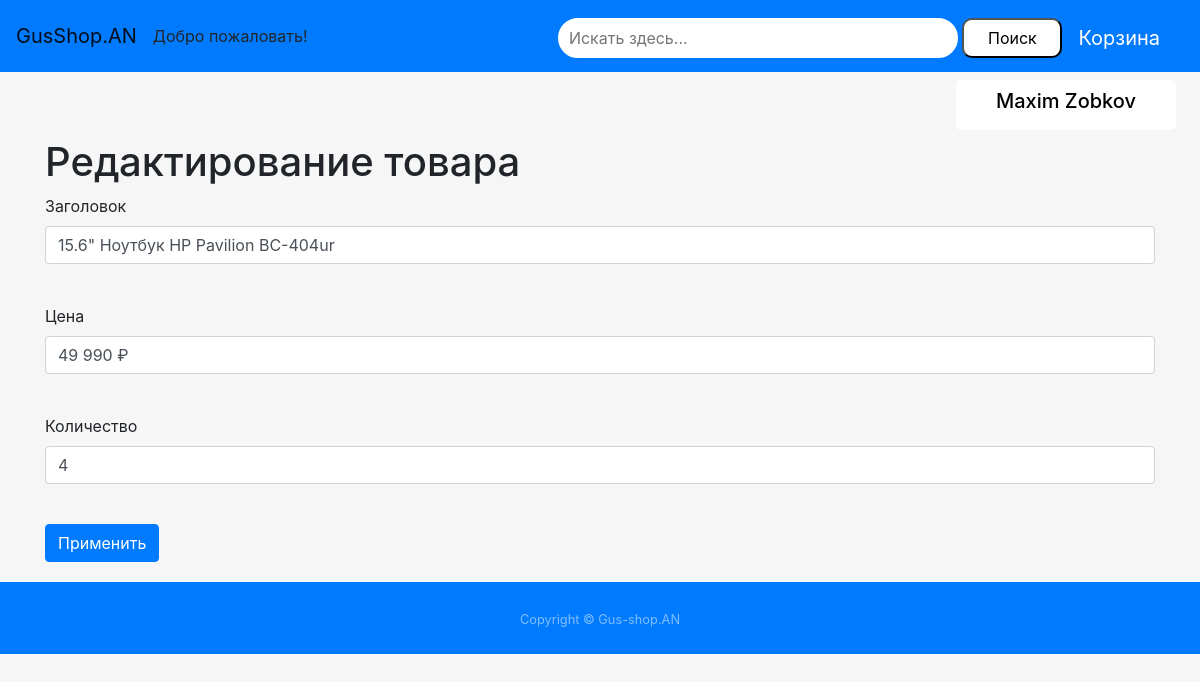
Page /items/1 (signed in) on the earlier database version.
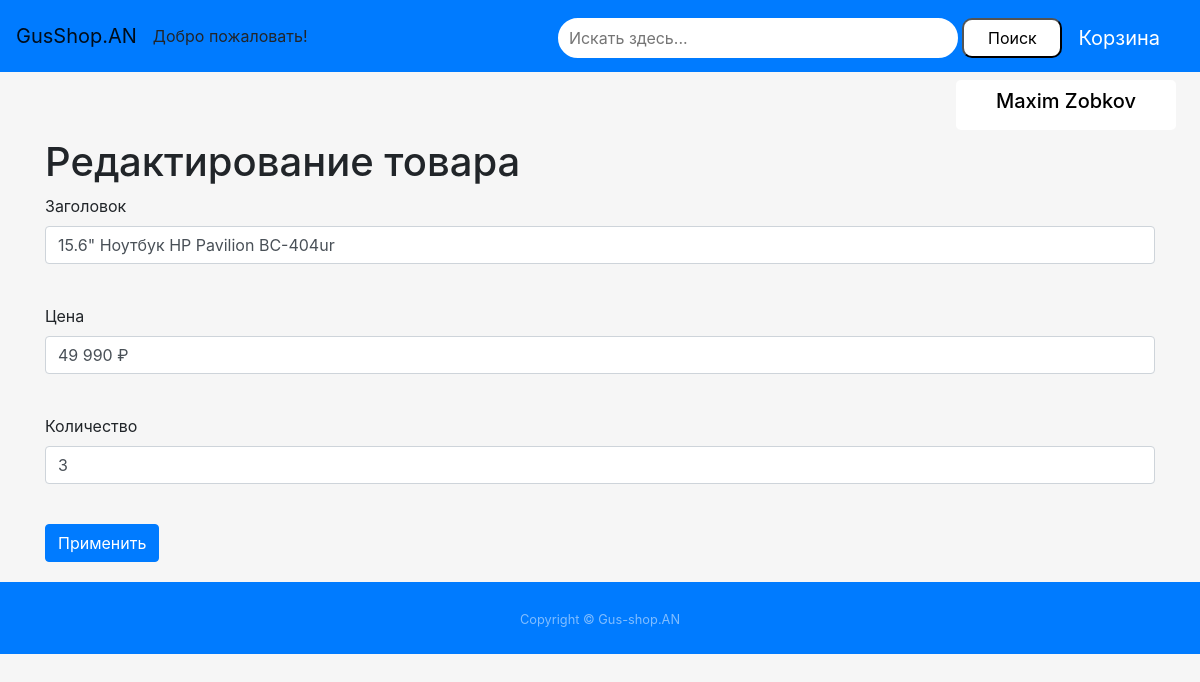
Same page on the later database version.
### data/items.py (models this page shows)
class Items(SqlAlchemyBase, SerializerMixin, UserMixin):
    __tablename__ = 'items'
    id = sqlalchemy.Column(sqlalchemy.Integer, primary_key=True, autoincrement=True)
    title = sqlalchemy.Column(sqlalchemy.String, nullable=True)
    price = sqlalchemy.Column(sqlalchemy.String, nullable=True)
    main_characteristics = sqlalchemy.Column(sqlalchemy.TEXT, nullable=True)
    content = sqlalchemy.Column(sqlalchemy.String, nullable=True)
    created_date = sqlalchemy.Column(sqlalchemy.DateTime, default=datetime.datetime.now)
    display = sqlalchemy.Column(sqlalchemy.String, nullable=True)
    processor = sqlalchemy.Column(sqlalchemy.String, nullable=True)
    videoadapter = sqlalchemy.Column(sqlalchemy.String, nullable=True)
    ram = sqlalchemy.Column(sqlalchemy.String, nullable=True)
    battery = sqlalchemy.Column(sqlalchemy.String, nullable=True)
    count = sqlalchemy.Column(sqlalchemy.Integer, nullable=True)
    photo = sqlalchemy.Column(sqlalchemy.VARCHAR, default='/static/images/old.png')
    category = sqlalchemy.Column(sqlalchemy.String, nullable=True)

### main.py (the view, shortened to what this page needs)
@app.route('/items/<int:id>', methods=['GET', 'POST'])
@login_required
def edit_items(id):
    form = EditForm()
    if request.method == 'GET':
        sessions = db_session.create_session()
        item = sessions.query(items.Items).filter(items.Items.id == id).first()
        form.title.data = item.title
        form.price.data = item.price
        form.count.data = item.count
    return render_template('editor.html', title='Редактирование товара', form=form)

### main.py
class EditForm(FlaskForm):
    title = StringField('Заголовок', validators=[DataRequired()])
    price = StringField('Цена')
    count = IntegerField('Количество')
    submit = SubmitField('Применить')

### data/db_session.py (called while the page is built)
def create_session() -> Session:
    global __factory
    return __factory()

### main.py (called while the page is built)
@login_manager.user_loader
def load_user(user_id):
    sessions = db_session.create_session()
    return sessions.query(users.User).get(user_id)

### templates/editor.html (shortened to what this page needs)
{% extends "base.html" %}
{% block content %}
<h1>{{ title }}</h1>
<form action="" method="post" enctype="multipart/form-data">
    <p>
        {{ form.title.label }} <br>
        {{ form.title(class="form-control") }} <br>
    <p>
        {{ form.price.label }} <br>
        {{ form.price(class="form-control") }} <br>
    </p>
    <p>
        {{ form.count.label }} <br>
        {{ form.count(class="form-control") }} <br>
    </p>
    <p>{{ form.submit(type="submit", class="btn btn-primary") }}</p>
</form>
{% endblock %}

Differences in the rows shown:
changed Items "15.6\" Ноутбук HP Pavilion BC-404ur": count "4" → "3"
